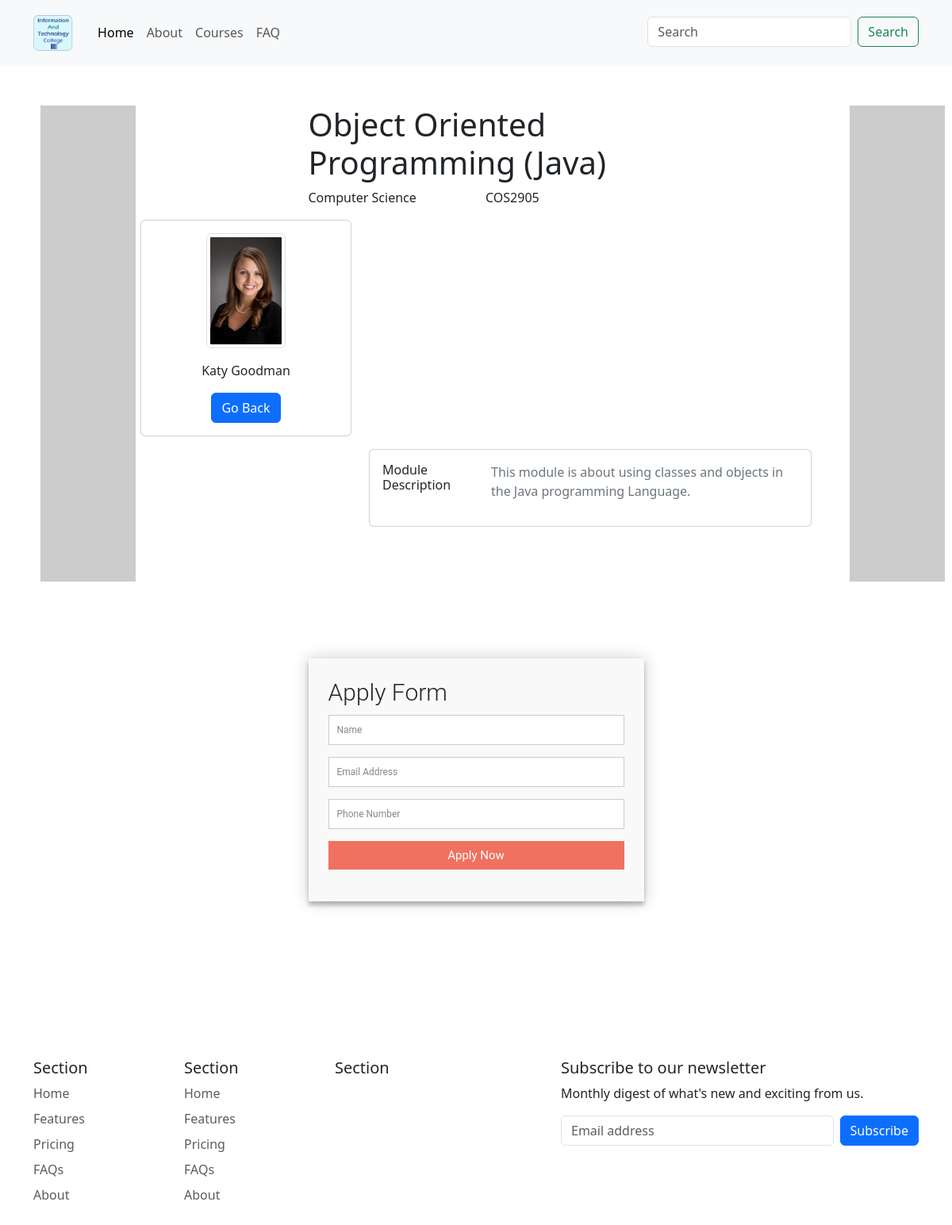
The app's page /module/10/ with its own data.
### base/models.py (models this page shows, shortened)
class Module(models.Model):
    course = models.ForeignKey(Course, on_delete=models.CASCADE)
    code = models.CharField(max_length=200, unique=True)
    title = models.CharField(max_length=200)
    description = models.TextField(null=True, blank=True)
    staff_img = models.ImageField(
        upload_to="static/staff", height_field=None, width_field=None, max_length=100)
    staff_name = models.CharField(max_length=200)

class Course(models.Model):
    topic = models.ForeignKey(Topic, on_delete=models.CASCADE)
    title = models.CharField(max_length=200)
    description = models.TextField(null=True, blank=True)
    updated = models.DateTimeField(auto_now=True)  # last post update
    def __str__(self):
        return self.title

### base/views.py (the view)
# urls.py: path('module/<str:pk>/', views.module, name="module"),
def module(request, pk):
    module = Module.objects.get(id=pk)
    context = {
        'module': module}
    return render(request, 'base/module.html', context)

### base/templates/base/module.html
{% extends 'main.html' %}
{% load static %}
{% block styles %}
<link rel="stylesheet" type="text/css" media="screen" href="{% static 'styles/module.css' %}" />
{% endblock %}
{% block app_content %}
<div class="container module-content">
  <div class="row">
    <div class="col-sm-3"></div>
    <div class="col-sm-6" style="padding-right: 10px;"><h1> {{module.title}} </h1></div>
    <div class="col-sm-3"></div>
  </div>
  <div class="row">
    <div class="col-sm-3"></div>
    <div class="col-sm-3"><p> {{module.course}} </p></div>
    <div class="col-sm-3"><p> {{module.code}} </p></div>
    <div class="col-sm-3"></div>
  </div>
  <div class="container">
    <div class="main-body">
          <div class="row gutters-sm" style="width: fit-content;">
            <div class="col-md-4 mb-3">
              <div class="card">
                <div class="card-body">
                  <div class="d-flex flex-column align-items-center text-center">
                    <img src=" {{module.staff_img.url}} " class="img-thumbnail" alt="staff picture" style="max-width:100px;" />
                    <div class="mt-3">
                      <p>{{module.staff_name}}</p>
                      <a href="javascript:history.back()" class="btn btn-primary" role="button">Go Back</a>
                    </div>
                  </div>
                </div>
              </div>
            </div>
            <br>
            <div class="col-md-8" style="padding-left: 300px; width: fit-content;">
              <div class="card mb-3">
                <div class="card-body">
                  <div class="row">
                    <div class="col-sm-3">
                      <h6 class="mb-0">Module Description</h6>
                    </div>
                    <br>
                    <div class="col-sm-9 text-secondary">
                      <p> {{module.description}} </p>
                    </div>
                  </div>
                </div>
              </div>
            </div>
          </div>
      </div>
  </div>
  <div class="row">
    <div class="col-sm-3"></div>
    <div class="col-sm-6">
      <form id="apply" action="" method="post">
        <h3>Apply Form</h3>
        <fieldset>
          <input placeholder="Name" type="text" tabindex="1" required autofocus />
        </fieldset>
        <fieldset>
          <input placeholder="Email Address" type="email" tabindex="2" required />
        </fieldset>
        <fieldset>
          <input placeholder="Phone Number" type="tel" tabindex="3" required>
        </fieldset>
        <fieldset>
          <button name="submit" type="submit" id="contactus-submit" data-submit="...Sending">Apply Now</button>
        </fieldset>
      </form>
    </div>
    <div class="col-sm-3"></div>
  </div>
</div>
{% endblock %}

### static/styles/module.css (style rules this page uses)
#apply { font: 400 12px/16px "Roboto", Helvetica, Arial, sans-serif; background: #F9F9F9; padding: 25px; margin: 150px 0; box-shadow: 0 0 20px 0 rgba(0, 0, 0, 0.2), 0 5px 5px 0 rgba(0, 0, 0, 0.24); }
#apply h3 { display: block; font-size: 30px; font-weight: 300; margin-bottom: 10px; }
fieldset { border: medium none !important; margin: 0 0 10px; min-width: 100%; padding: 0; width: 100%; }
#apply input[type="text"], #apply input[type="email"], #apply input[type="tel"], #apply input[type="url"], #apply textarea { width: 100%; border: 1px solid #ccc; background: #FFF; margin: 0 0 5px; padding: 10px; }
#apply button[type="submit"] { cursor: pointer; width: 100%; border: none; background: #f0715f; color: #FFF; margin: 0 0 5px; padding: 10px; font-size: 15px; }

### records on screen
Module: title "Object Oriented Programming (Java)", course "Computer Science", code "COS2905", staff_img (picture), staff_name "Katy Goodman", description "This module is about using classes and objects in the Java programming Language."
